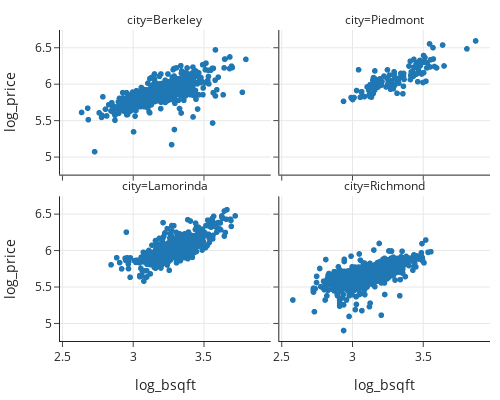

Notebook code cell kept with this figure:
### Markdown cell above
As expected from the box plots, the estimated sale price (in log $) depends on the city. But, if we know the size of the house as well as the city, we should have an even better model. We saw earlier that the simple log-log model that explains sale price by house size fits reasonably well so we expect that the city feature (as one-hot encoded variables) should further improve the model. 

Such a model looks like:

$$
y_i ~\approx~ \theta_1x_i +  \theta_B x_{i,B} ~+~ \theta_L x_{i,L} 
~+~ \theta_P x_{i,P} ~+~ \theta_R x_{i,R}
$$

Notice that this model describes the relationship between log(price), which is represented as $y$ and log(size), which is represented as $x$, as linear with the same coefficient for log(size) for each city.
But, the intercept term depends on the city:

$$
\begin{aligned}
y_i ~&\approx~ \theta_1x_i +  \theta_B  ~~&\text{for houses in Berkeley} \\
y_i ~&\approx~ \theta_1x_i + \theta_L  ~~&\text{for houses in Lamorinda}\\
y_i ~&\approx~ \theta_1x_i + \theta_P  ~~&\text{for houses in Piedmont}\\
y_i ~&\approx~ \theta_1x_i + \theta_R  ~~&\text{for houses in Richmond}
\end{aligned}
$$

We next make a facet of scatter plots, one for each city, to see if this relationship roughly holds:

### Code cell
fig = px.scatter(sfh, x='log_bsqft', y='log_price', 
                 facet_col='city', facet_col_wrap=2,
                 width=500, height=400)

fig.update_layout(margin=dict(t=30))
fig

### Figure 1 — Plotly figure (JSON) as saved in the notebook; plotly's stock layout.template omitted (floating-point values rounded to 4 significant figures; data arrays with more than 128 entries replaced by an {"elided": "..."} marker saying what was removed)
{"data": [{"hovertemplate": "city=Berkeley<br>log_bsqft=%{x}<br>log_price=%{y}<extra></extra>", "legendgroup": "", "marker": {"color": "#1F77B4", "symbol": "circle"}, "mode": "markers", "name": "", "showlegend": false, "type": "scattergl", "x": {"elided": "647 float values"}, "xaxis": "x3", "y": {"elided": "647 float values"}, "yaxis": "y3"}, {"hovertemplate": "city=Piedmont<br>log_bsqft=%{x}<br>log_price=%{y}<extra></extra>", "legendgroup": "", "marker": {"color": "#1F77B4", "symbol": "circle"}, "mode": "markers", "name": "", "showlegend": false, "type": "scattergl", "x": [3.12, 3.522, 3.24, 3.142, 3.162, 3.464, 3.275, 3.298, 3.873, 3.458, 3.363, 3.196, 3.572, 3.429, 3.272, 3.432, 3.547, 3.246, 3.206, 3.29, 3.574, 3.161, 3.182, 3.367, 3.436, 3.332, 3.196, 3.359, 3.161, 3.268, 3.175, 3.207, 3.126, 3.159, 3.402, 3.582, 3.211, 3.436, 3.031, 3.265, 3.411, 2.993, 3.301, 3.452, 3.126, 3.014, 3.272, 3.272, 3.597, 3.532, 3.414, 3.488, 3.25, 3.106, 3.254, 3.151, 3.225, 3.509, 3.068, 3.344, 3.297, 3.109, 3.149, 3.15, 3.364, 3.326, 3.256, 3.459, 3.349, 3.191, 3.321, 3.412, 3.346, 3.436, 3.528, 3.318, 3.067, 3.363, 3.46, 3.64, 3.491, 3.471, 3.146, 3.463, 3.301, 3.506, 3.136, 3.058, 3.812, 3.193, 3.119, 3.119, 3.003, 3.65, 3.417, 3.467, 3.427, 3.501, 3.261, 3.087, 2.996, 3.505, 3.443, 3.045, 3.274, 3.127, 3.555, 3.55, 3.479, 3.515, 3.33, 3.451, 2.939, 3.15, 3.291, 3.119, 3.482], "xaxis": "x4", "y": [5.857, 6.047, 5.968, 5.957, 6.031, 6.04, 6.051, 6.141, 6.6, 6.151, 6.114, 6.063, 6.507, 6.121, 5.937, 6.114, 6.559, 6.089, 5.993, 6.011, 6.352, 6.079, 5.966, 6.072, 6.146, 6.09, 6.079, 5.875, 6.188, 5.982, 5.973, 5.996, 5.836, 5.923, 6.255, 6.249, 6.041, 6.347, 5.919, 6.13, 6.322, 5.823, 5.991, 6.286, 5.966, 5.823, 6.004, 6.004, 6.23, 6.301, 6.127, 6.312, 6.203, 5.968, 6.013, 6.097, 6.117, 6.306, 5.903, 6.154, 6.176, 5.971, 5.877, 6.064, 6.154, 6.047, 6.045, 6.279, 6.138, 5.998, 6.057, 6.07, 6.114, 6.238, 6.23, 5.881, 5.895, 5.978, 6.297, 6.544, 6.146, 6.183, 6.061, 6.3, 6.09, 6.163, 5.829, 5.826, 6.491, 6.021, 5.922, 5.922, 5.796, 6.256, 6.175, 6.203, 6.179, 6.029, 6.021, 5.836, 5.813, 6.4, 6.242, 6.204, 6.041, 6, 6.342, 6.243, 6.332, 6.371, 6.021, 6.141, 5.771, 6.013, 5.944, 5.94, 6.261], "yaxis": "y4"}, {"hovertemplate": "city=Lamorinda<br>log_bsqft=%{x}<br>log_price=%{y}<extra></extra>", "legendgroup": "", "marker": {"color": "#1F77B4", "symbol": "circle"}, "mode": "markers", "name": "", "showlegend": false, "type": "scattergl", "x": {"elided": "569 float values"}, "xaxis": "x", "y": {"elided": "569 float values"}, "yaxis": "y"}, {"hovertemplate": "city=Richmond<br>log_bsqft=%{x}<br>log_price=%{y}<extra></extra>", "legendgroup": "", "marker": {"color": "#1F77B4", "symbol": "circle"}, "mode": "markers", "name": "", "showlegend": false, "type": "scattergl", "x": {"elided": "1334 float values"}, "xaxis": "x2", "y": {"elided": "1334 float values"}, "yaxis": "y2"}], "layout": {"annotations": [{"font": {}, "showarrow": false, "text": "city=Lamorinda", "x": 0.245, "xanchor": "center", "xref": "paper", "y": 0.465, "yanchor": "bottom", "yref": "paper"}, {"font": {}, "showarrow": false, "text": "city=Richmond", "x": 0.755, "xanchor": "center", "xref": "paper", "y": 0.465, "yanchor": "bottom", "yref": "paper"}, {"font": {}, "showarrow": false, "text": "city=Berkeley", "x": 0.245, "xanchor": "center", "xref": "paper", "y": 1.0, "yanchor": "bottom", "yref": "paper"}, {"font": {}, "showarrow": false, "text": "city=Piedmont", "x": 0.755, "xanchor": "center", "xref": "paper", "y": 1.0, "yanchor": "bottom", "yref": "paper"}], "height": 400, "legend": {"tracegroupgap": 0}, "margin": {"t": 30}, "width": 500, "xaxis": {"anchor": "y", "autorange": true, "domain": [0, 0.49], "range": [2.48, 3.975], "title": {"text": "log_bsqft"}, "type": "linear"}, "xaxis2": {"anchor": "y2", "autorange": true, "domain": [0.51, 1], "matches": "x", "range": [2.48, 3.975], "title": {"text": "log_bsqft"}, "type": "linear"}, "xaxis3": {"anchor": "y3", "autorange": true, "domain": [0, 0.49], "matches": "x", "range": [2.48, 3.975], "showticklabels": false, "type": "linear"}, "xaxis4": {"anchor": "y4", "autorange": true, "domain": [0.51, 1], "matches": "x", "range": [2.48, 3.975], "showticklabels": false, "type": "linear"}, "yaxis": {"anchor": "x", "autorange": true, "domain": [0, 0.465], "range": [4.751, 6.752], "title": {"text": "log_price"}, "type": "linear"}, "yaxis2": {"anchor": "x2", "autorange": true, "domain": [0, 0.465], "matches": "y", "range": [4.751, 6.752], "showticklabels": false, "type": "linear"}, "yaxis3": {"anchor": "x3", "autorange": true, "domain": [0.535, 1.0], "matches": "y", "range": [4.751, 6.752], "title": {"text": "log_price"}, "type": "linear"}, "yaxis4": {"anchor": "x4", "autorange": true, "domain": [0.535, 1.0], "matches": "y", "range": [4.751, 6.752], "showticklabels": false, "type": "linear"}}}
